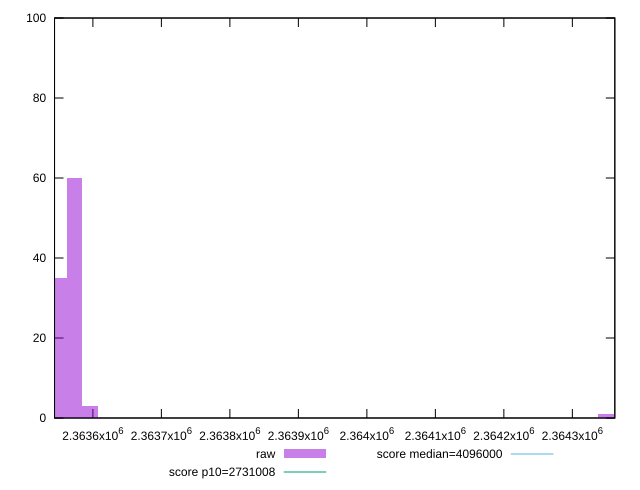

Reproduce this figure in gnuplot.
reset

$raw <<EOF
2363551.538734448 35
2363573.6786954687 60
2363595.818656489 3
2364370.7172922036 1
2364348.577331183 1
EOF

set key outside below
set boxwidth 22.13996102041542
set xrange [2363544:2364362]
set yrange [0:100]
set trange [0:100]
set style fill transparent solid 0.5 noborder

set parametric
set terminal svg size 640, 490 enhanced background rgb 'white'
set output "reprap/total-byte-weight/samples/pages+cached+noexternal/raw/histogram.svg"

plot $raw title "raw" with boxes, \
     2731008,t title "score p10=2731008", \
     4096000,t title "score median=4096000"

reset
